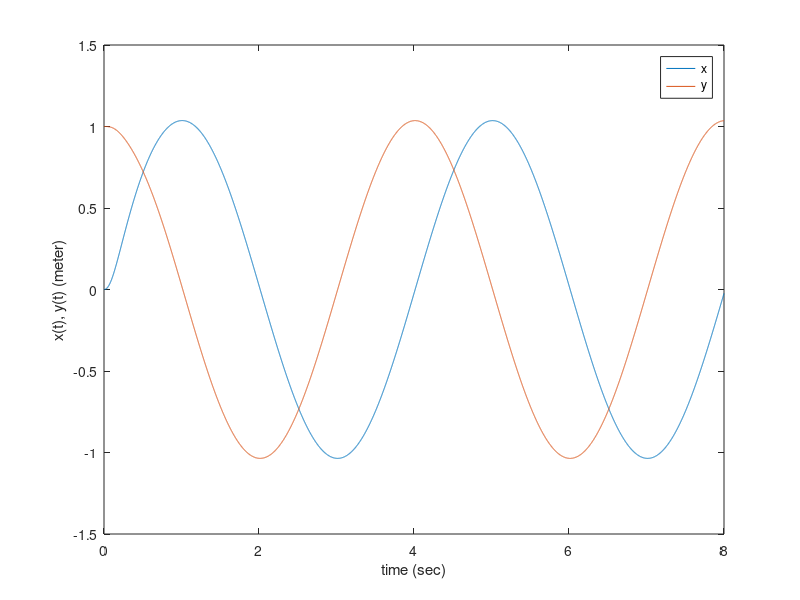
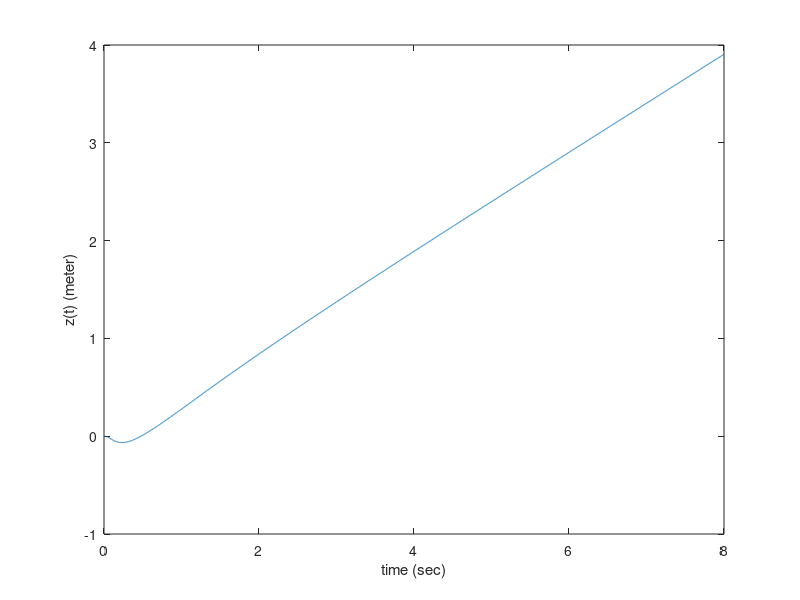
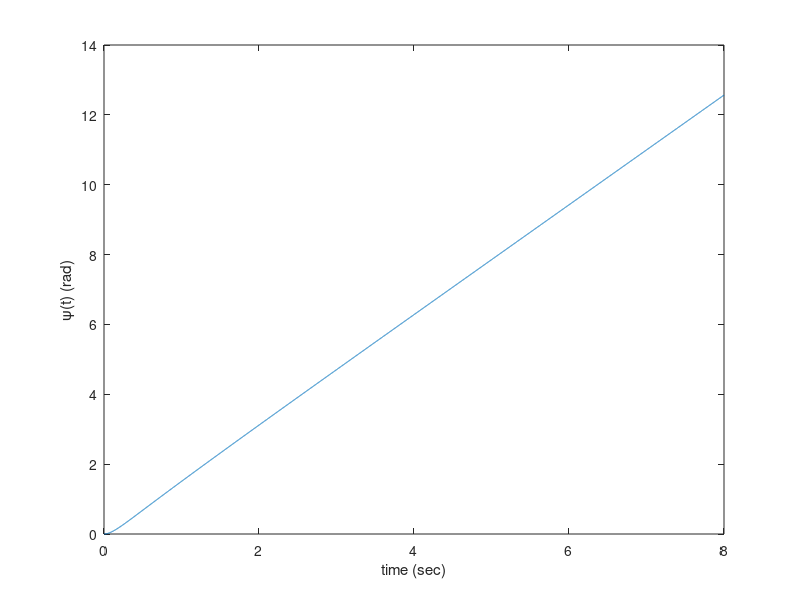
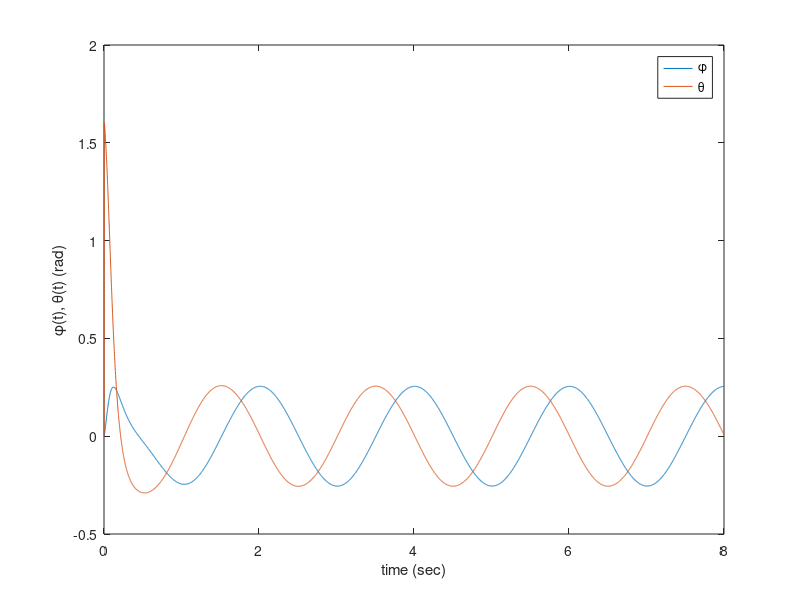

These charts were generated, in order, by the following MATLAB code:
close all; clear all; clc;

% system dynamics
f_x = [0, 0, -9.81, 0, 0, 0].';
G_inv = [0, 0, 1, 0, 0, 0;
    0, 0, 0, 1, 0, 0;
    0, 0, 0, 0, 1, 0;
    0, 0, 0, 0, 0, 1;
    1, 0, 0, 0, 0, 0;
    0, 1, 0, 0, 0, 0];

% parameters (from Lee et. al, IJCAS 2009)
k = [1, 1, 0.7, 5, 5, 10]; % error gain
c = [5, 5, 5, 1, 1, 1]; % sliding mode gain
k_phi = 5; k_theta = 5;

% variables
x = [0, 1, 0, 0, 0, 0].'; % state (x, y, z, roll, pitch, yaw)
x_dot = [0, 0, 0, 0, 0, 0].';
x_2dot = [0, 0, 0, 0, 0, 0].';
x_d = [0, 1, 0, 0, 0, 0].'; % desired state
x_d_dot = [pi/2, 0, 1/2, 0, 0, pi/2].';
x_d_2dot = [0, -(pi/2)^2, 0, 0, 0, 0].';
phi_d = 0; theta_d = 0;
phi_d_dot = 0; theta_d_dot = 0;
s = [0, 0, 0, 0, 0, 0].'; % sliding surface
err = [0, 0, 0, 0, 0, 0].'; % error (x -x_d)
err_dot = [0, 0, 0, 0, 0, 0].';
err_x_ = 0; err_y_ = 0; % yaw corrected (body centric) error
nu_hat = [0, 0, 0, 0, 0, 0].';

% save for later
t_save = [];
x_save = [];
x_d_save = [];
U_save = [];
nu_hat_save = [];

%% run

dt = 0.001;
for t = 0:dt:8
    % control law
    U = G_inv*(-f_x + nu_hat + x_d_2dot - diag(k)*err_dot - diag(c)*s); % jgkim_temp
%     U(1) = max(0, min(U(1), 20));
%     U(2) = max(-10, min(U(2), 10));
%     U(3) = max(-10, min(U(3), 10));
%     U(4) = max(-10, min(U(4), 10));
    % estimator update law
    nu_hat_dot = -100*[err_dot(1) + k(1)*err(1), err_dot(2) + k(2)*err(2), 0, 0, 0, 0].'; % jgkim_temp
    
    %%% save for later
    t_save = [t_save; t];
    x_save = [x_save; x.'];
    x_d_save = [x_d_save; x_d.'];
    U_save = [U_save; U.'];
    nu_hat_save = [nu_hat_save; nu_hat.'];
    
    %%% run system for dt and update state
    x_2dot(1) = U(1)*(cos(x(4))*sin(x(5))*cos(x(6)) + sin(x(4))*sin(x(6)));
    x_2dot(2) = U(1)*(cos(x(4))*sin(x(5))*sin(x(6)) - sin(x(4))*cos(x(6)));
    x_2dot(3) = U(1)*(cos(x(4))*cos(x(5))) - 9.81;
    x_2dot(4) = U(2);
    x_2dot(5) = U(3);
    x_2dot(6) = U(4);
    x_dot_old = x_dot; % t
    x_dot = x_dot + x_2dot*dt; % t + dt
    x = x + (x_dot_old + x_dot)/2*dt; % t + dt
    nu_hat = nu_hat + nu_hat_dot*dt; % t + dt
    
    %%% update other variables
    err_old = err; % t
    err(1) = x(1) - sin(pi/2*(t+dt)); % t + dt
    err(2) = x(2) - cos(pi/2*(t+dt)); % t + dt
    err_x_old_ = err_x_; err_y_old_ = err_y_; % t
    err_x_ = cos(x(6))*err(1) + sin(x(6))*err(2); % t + dt
    err_y_ = -sin(x(6))*err(1) + cos(x(6))*err(2); % t + dt
    err_x_dot_ = (err_x_ - err_x_old_)/dt; % t + dt
    err_y_dot_ = (err_y_ - err_y_old_)/dt; % t + dt
    % yaw corrected (body centric) phi_d & theta_d
    phi_d_old = phi_d; % t
    theta_d_old = theta_d; % t
    phi_d = err_y_dot_ + k_phi*err_y_; % t + dt
    theta_d = -(err_x_dot_ + k_theta*err_x_); % t + dt
    phi_d_dot_old = phi_d_dot; % t
    theta_d_dot_old = theta_d_dot; % t
%     if t == 0:
%         
%     end
    phi_d_dot = (phi_d - phi_d_old)/dt; % t + dt
    theta_d_dot = (theta_d - theta_d_old)/dt; % t + dt
    phi_d_2dot = (phi_d_dot - phi_d_dot_old)/dt; % t + dt
    theta_d_2dot = (theta_d_dot - theta_d_dot_old)/dt; % t + dt
    % desired trajectory @ t + dt
    x_d = [sin(pi/2*(t+dt)), cos(pi/2*(t+dt)), (t+dt)/2, phi_d, theta_d, pi/2*(t+dt)].';
    x_d_dot = [pi/2*cos(pi/2*(t+dt)), -pi/2*sin(pi/2*(t+dt)), 1/2, phi_d_dot, theta_d_dot, pi/2].';
    x_d_2dot = [-(pi/2)^2*sin(pi/2*(t+dt)), -(pi/2)^2*cos(pi/2*(t+dt)), 0, phi_d_2dot, theta_d_2dot, 0].';
    % error @ t + dt
    err = x - x_d;
    err_dot = (err - err_old)/dt;
    % sliding surface @ t + dt
    s = err_dot + diag(k)*err;
    
end

%% plot
close all;
% state
figure('name', 'x, y');
plot(t_save, x_save(:,1));
hold on;
plot(t_save, x_save(:,2));
xlabel('time (sec)');
ylabel('x(t), y(t) (meter)');
legend('x', 'y');
figure('name', 'z');
plot(t_save, x_save(:,3));
xlabel('time (sec)');
ylabel('z(t) (meter)');
figure('name', 'yaw angle');
plot(t_save, x_save(:,6));
xlabel('time (sec)');
ylabel('\psi(t) (rad)');
figure('name', 'roll/pitch angle');
plot(t_save, x_save(:,4));
hold on;
plot(t_save, x_save(:,5));
xlabel('time (sec)');
ylabel('\phi(t), \theta(t) (rad)');
legend('\phi', '\theta');

% control history
figure('name', 'u1');
plot(t_save, U_save(:,1));
xlabel('time (sec)');
ylabel('u_{1}');
figure('name', 'u2');
plot(t_save, U_save(:,2));
xlabel('time (sec)');
ylabel('u_{2}');
figure('name', 'u3');
plot(t_save, U_save(:,3));
xlabel('time (sec)');
ylabel('u_{3}');
figure('name', 'u4');
plot(t_save, U_save(:,4));
xlabel('time (sec)');
ylabel('u_{4}');

% trajectory
figure('name', 'trajectory');
plot3(x_save(:,1), x_save(:,2), x_save(:,3));
hold on;
plot3(x_d_save(:,1), x_d_save(:,2), x_d_save(:,3), '--k');
xlabel('x (meter)');
ylabel('y (meter)');
zlabel('z (meter)');
legend('actual', 'desired');

% estimator
figure('name', 'nu1');
plot(t_save, nu_hat_save(:,1));
hold on;
plot(t_save, U_save(:,5), '--k');
xlabel('time (sec)');
ylabel('\nu_{1}(t), u_{5}(t)');
legend('\nu_{1}', 'u_{5}');
figure('name', 'nu2');
plot(t_save, nu_hat_save(:,2));
hold on;
plot(t_save, U_save(:,6), '--k');
xlabel('time (sec)');
ylabel('\nu_{2}(t), u_{6}(t)');
legend('\nu_{2}', 'u_{6}');